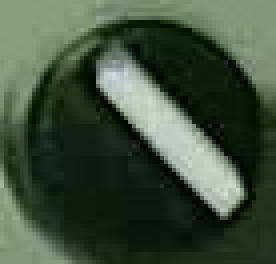
#> input picture k61buttom.jpg, 69 x 66 px (shown 4 times larger)
$ python buttommdet.py
#> lines starting #> are read from the running program, lines starting #| are printed output that depends on the picture
import cv2
import numpy as np
import matplotlib.pyplot as plt

# 读取彩色图像
image = cv2.imread('k61buttom.jpg')
#> image is the input picture: shape (66, 69, 3); mean B, G, R 61.9, 80, 64.9

# 将彩色图像转换为灰度图像
gray_image = cv2.cvtColor(image, cv2.COLOR_BGR2GRAY)
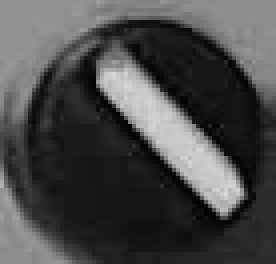
#> gray_image: shape (66, 69) (shown 4 times larger); min 2, max 219, mean 73.4

# 计算最小和最大像素值
min_pixel = np.min(gray_image)
#> min_pixel = 2
max_pixel = np.max(gray_image)
#> max_pixel = 219

# 线性变换
contrast_stretched = (255 / (max_pixel - min_pixel)) * (gray_image - min_pixel)
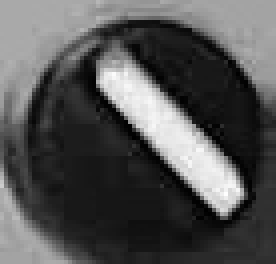
#> contrast_stretched: shape (66, 69) float64 (shown 4 times larger); min 0, max 255, mean 84

# 将像素值限制在 0 到 255 之间
contrast_stretched = np.clip(contrast_stretched, 0, 255).astype(np.uint8)

# 图像中心和旋转角度
center = (gray_image.shape[1] // 2, gray_image.shape[0] // 2)
#> center = (34, 33)

angle = -20

# 旋转矩阵
rotation_matrix = cv2.getRotationMatrix2D(center, angle, 1.0)

# 指定填充颜色为白色
border_color = 0

# 进行图像旋转，并填充白色
rotated_image = cv2.warpAffine(contrast_stretched, rotation_matrix, (gray_image.shape[1], gray_image.shape[0]),
                                borderMode=cv2.BORDER_CONSTANT, borderValue=border_color)
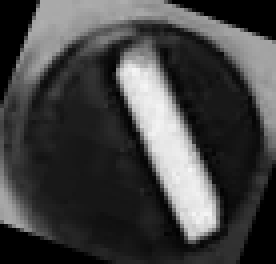
#> rotated_image: shape (66, 69) (shown 4 times larger); min 0, max 246, mean 67.2

# print(rotated_image.shape)

sum_y = np.sum(rotated_image, axis=0)
#> sum_y = 69 values, max 7783 at index 39, min 2292 at index 55, mean 4432.4

# 绘制图像
plt.figure(figsize=(10, 5))
plt.plot(sum_y, color='b')
plt.title('Sum Along Y-axis')
plt.xlabel('X-coordinate')
plt.ylabel('Sum of Pixel Values')
plt.grid()
plt.show()
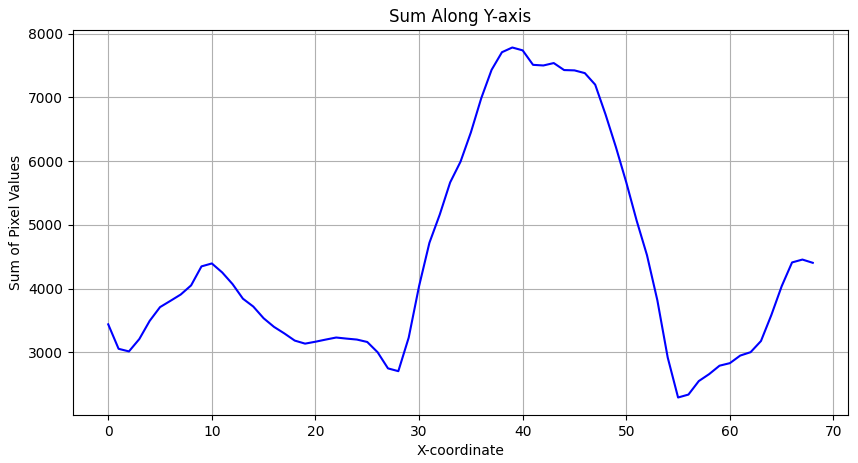
#> figure drawn by matplotlib, 1 panel; curve peaks at x = 39, y = 7783

# 显示原始图像和灰度图像
# cv2.imshow('Original Image', image)
cv2.imshow('Gray Image', contrast_stretched)

# 等待任意按键按下后关闭窗口
cv2.waitKey(0)
cv2.destroyAllWindows()

$ run again, with G66.jpg copied over k61buttom.jpg
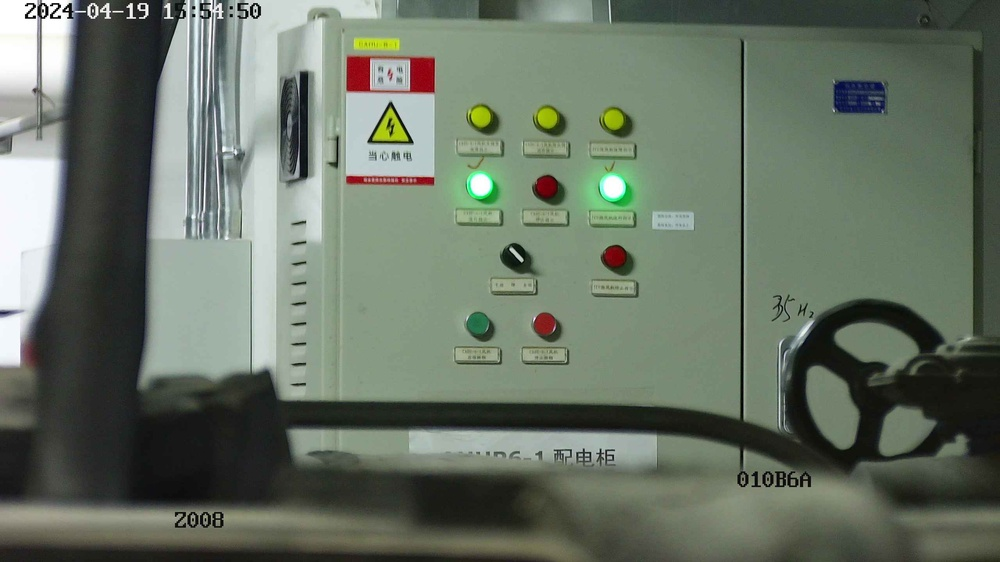
#> input picture G66.jpg, 1000 x 562 px, shrunk from 2560 x 1440 before the run
#> image is the input picture: shape (562, 1000, 3); mean B, G, R 100.7, 114.5, 103.9
#> min_pixel = 0
#> max_pixel = 255
#> `rotated_image = cv2.warpAffine(contrast_stretched, rotation_matrix, (g..`:
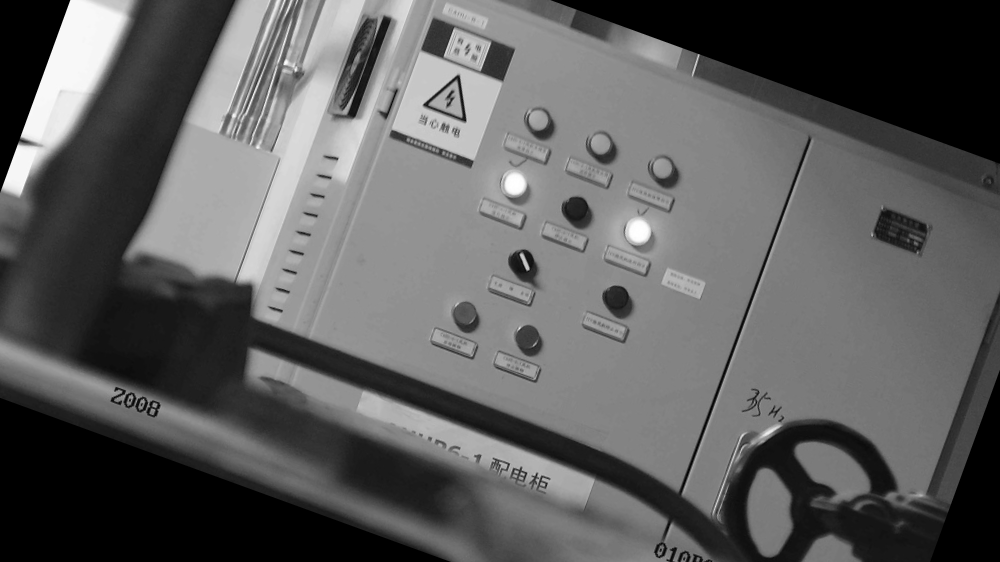
#> rotated_image: shape (562, 1000); min 0, max 255, mean 93.5
#> sum_y = 1000 values, max 76932 at index 481, min 14277 at index 999, mean 52555.3
#> `plt.show()`:
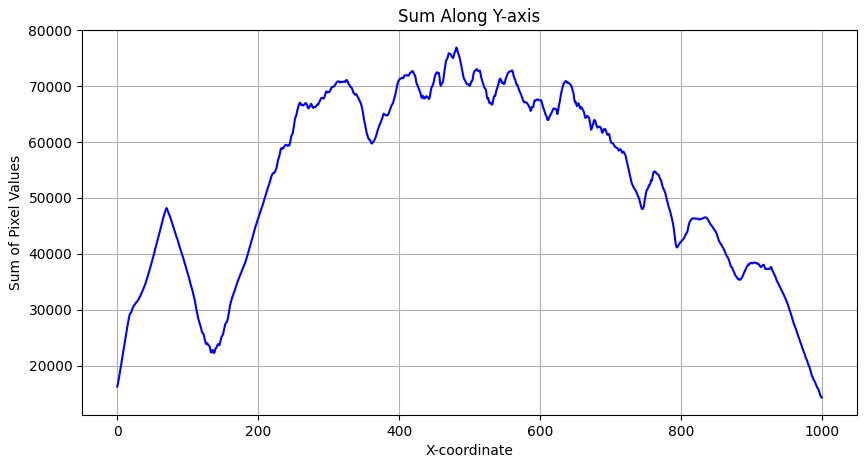
#> figure drawn by matplotlib, 1 panel; curve peaks at x = 481, y = 76932

$ run again, with G67.jpg copied over k61buttom.jpg
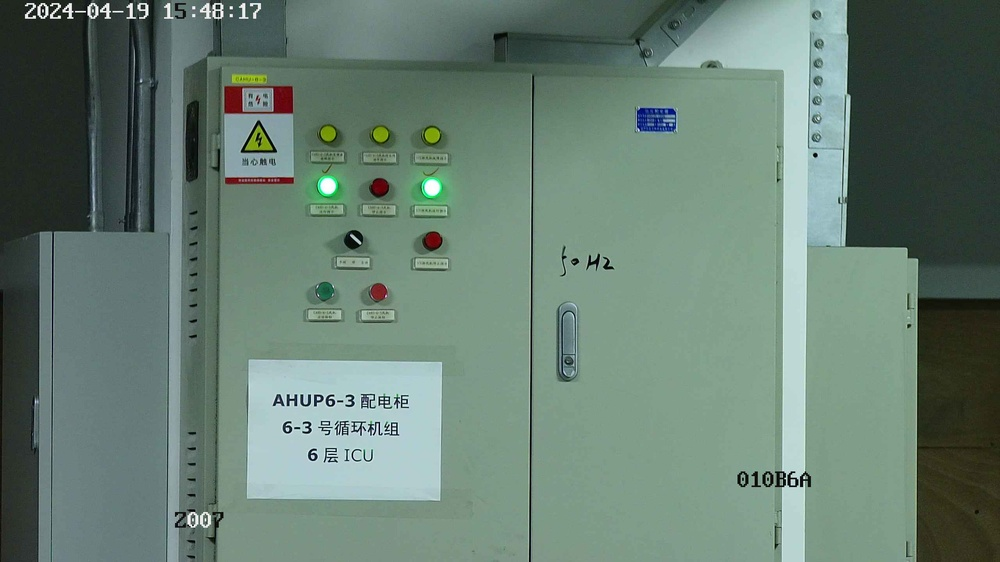
#> input picture G67.jpg, 1000 x 562 px, shrunk from 2560 x 1440 before the run
#> image is the input picture: shape (562, 1000, 3); mean B, G, R 113.9, 125.8, 103.7
#> min_pixel = 0
#> max_pixel = 255
#> `rotated_image = cv2.warpAffine(contrast_stretched, rotation_matrix, (g..`:
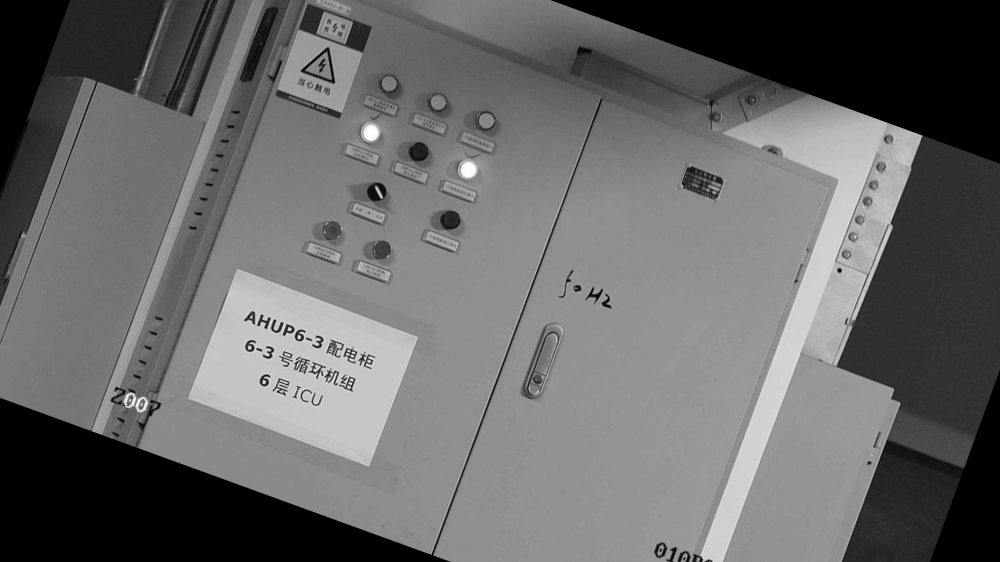
#> rotated_image: shape (562, 1000); min 0, max 255, mean 104.2
#> sum_y = 1000 values, max 78071 at index 343, min 10309 at index 999, mean 58540.2
#> `plt.show()`:
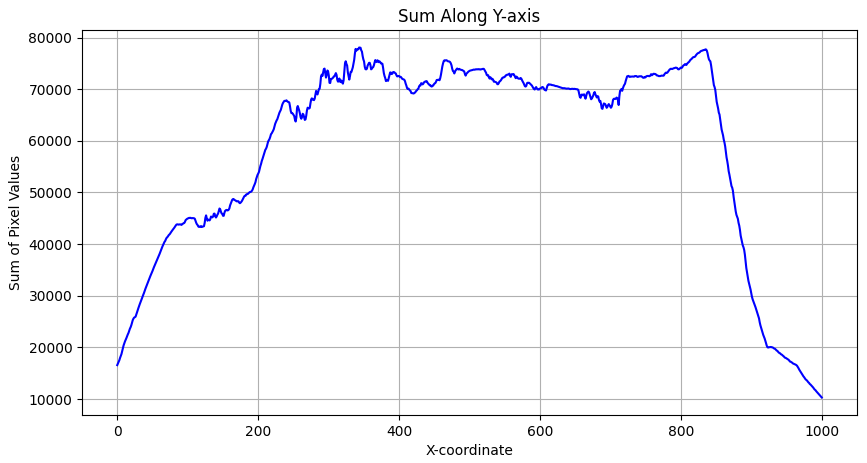
#> figure drawn by matplotlib, 1 panel; curve peaks at x = 343, y = 78071
